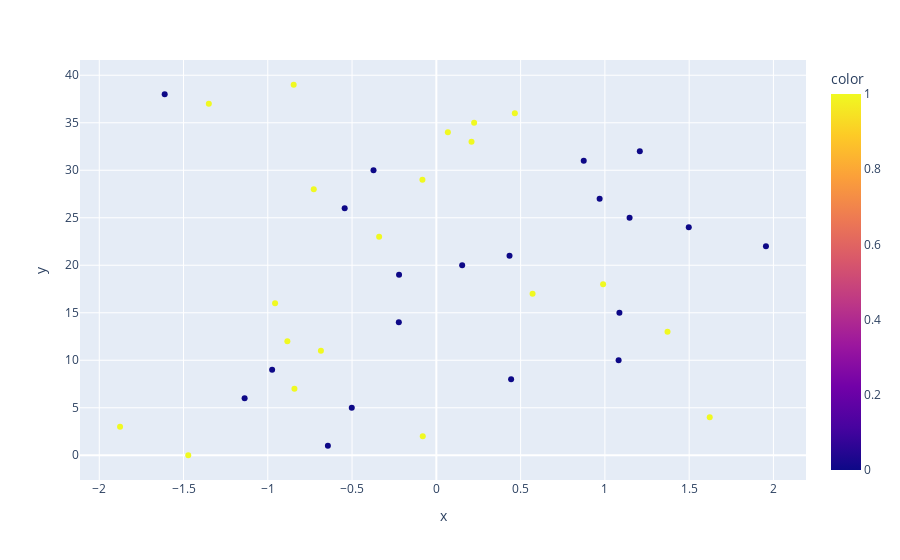

Source (notebook cell):
### Code cell
px.scatter(x=new1DDF.iloc[:,0], color=new1DDF.iloc[:,1])

### Figure 1 — Plotly figure (JSON) as saved in the notebook; plotly's stock layout.template omitted (floating-point values rounded to 4 significant figures)
{"data": [{"hovertemplate": "x=%{x}<br>y=%{y}<br>color=%{marker.color}<extra></extra>", "legendgroup": "", "marker": {"color": [1, 0, 1, 1, 1, 0, 0, 1, 0, 0, 0, 1, 1, 1, 0, 0, 1, 1, 1, 0, 0, 0, 0, 1, 0, 0, 0, 0, 1, 1, 0, 0, 0, 1, 1, 1, 1, 1, 0, 1], "coloraxis": "coloraxis", "symbol": "circle"}, "mode": "markers", "name": "", "orientation": "h", "showlegend": false, "type": "scatter", "x": [-1.472, -0.6434, -0.08049, -1.877, 1.622, -0.5017, -1.137, -0.8419, 0.4436, -0.9743, 1.081, -0.6848, -0.8838, 1.372, -0.2225, 1.086, -0.9567, 0.571, 0.9895, -0.2212, 0.1532, 0.4342, 1.956, -0.3394, 1.498, 1.147, -0.5438, 0.9688, -0.7273, -0.08255, -0.3727, 0.8745, 1.207, 0.2088, 0.06828, 0.2242, 0.4658, -1.35, -1.612, -0.8465], "xaxis": "x", "y": [0, 1, 2, 3, 4, 5, 6, 7, 8, 9, 10, 11, 12, 13, 14, 15, 16, 17, 18, 19, 20, 21, 22, 23, 24, 25, 26, 27, 28, 29, 30, 31, 32, 33, 34, 35, 36, 37, 38, 39], "yaxis": "y"}], "layout": {"coloraxis": {"colorbar": {"title": {"text": "color"}}, "colorscale": [[0, "#0d0887"], [0.1111, "#46039f"], [0.2222, "#7201a8"], [0.3333, "#9c179e"], [0.4444, "#bd3786"], [0.5556, "#d8576b"], [0.6667, "#ed7953"], [0.7778, "#fb9f3a"], [0.8889, "#fdca26"], [1, "#f0f921"]]}, "legend": {"tracegroupgap": 0}, "margin": {"t": 60}, "xaxis": {"anchor": "y", "domain": [0, 1], "title": {"text": "x"}}, "yaxis": {"anchor": "x", "domain": [0, 1], "title": {"text": "y"}}}}
